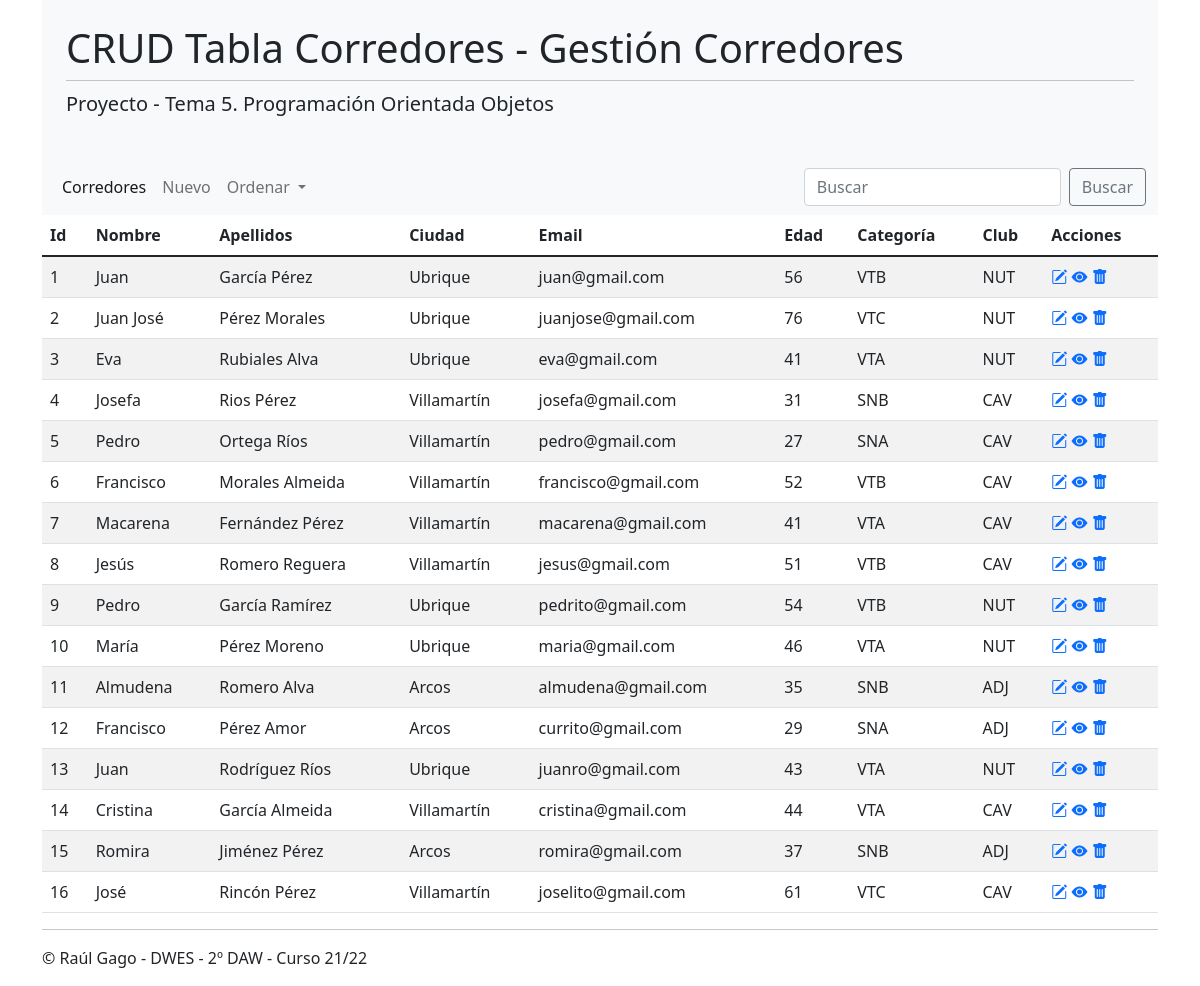
The page / on the database its author committed.
### tables this page shows
CREATE TABLE IF NOT EXISTS Corredores(
 id INT UNSIGNED AUTO_INCREMENT PRIMARY KEY,
 nombre VARCHAR(20),
 apellidos VARCHAR(45),
 ciudad VARCHAR(30),
 fechaNacimiento DATE NOT NULL,
 sexo ENUM(' ', 'H', 'M') DEFAULT ' ',
 email varchar(45) unique,
 dni char(9) unique,
 edad INT(2) UNSIGNED,
 id_categoria INT UNSIGNED,
 id_club INT UNSIGNED,
 FOREIGN KEY (id_categoria) REFERENCES Categorias (id)
 ON DELETE RESTRICT ON UPDATE CASCADE,
 FOREIGN KEY (id_club) REFERENCES Clubs (id)
 ON DELETE RESTRICT ON UPDATE CASCADE
);

CREATE TABLE IF NOT EXISTS Categorias(
 id INT UNSIGNED AUTO_INCREMENT PRIMARY KEY,
 nombrecorto CHAR(3) UNIQUE,
 nombre VARCHAR(20),
 descripcion VARCHAR(30)
);

CREATE TABLE IF NOT EXISTS Clubs(
 id INT UNSIGNED AUTO_INCREMENT PRIMARY KEY,
 nombreCorto CHAR(3) UNIQUE,
 nombre VARCHAR(30),
 ciudad VARCHAR(20),
 fecFundacion DATE,
 numSocios INT UNSIGNED
);

### index.php (called while the page is built, shortened)
<?php
    include('class/conexion.php');
    include('class/corredores.php');
    include('models/index.model.php');
    include('views/index.view.php');
?>

### class/corredores.php (called while the page is built, shortened)
<?php
	Class Corredores extends Conexion{
        public function getCorredores() {
                try {
                        $sql = "select
                                        corredores.id,
                                        corredores.nombre,
                                        corredores.apellidos,
                                        corredores.ciudad,
                                        corredores.fechaNacimiento,
                                        corredores.sexo,
                                        corredores.email,
                                        corredores.dni,
                                        corredores.edad,
                                        categorias.nombrecorto categoria,
                                        clubs.nombreCorto club
                                        FROM Corredores INNER JOIN Categorias ON Corredores.id_categoria = Categorias.id
                                                        INNER JOIN Clubs ON Corredores.id_club = Clubs.id
                                                        ORDER BY corredores.id";
                        $pdoSt = $this->conexion->prepare($sql);
                        $pdoSt->setFetchMode(PDO::FETCH_OBJ);
                        $pdoSt->execute();
                        return $pdoSt;
                } catch (PDOException $e) {
                        include('views/partials/errordb.php');
                        exit();
                }
        }
        public static function getCabecera() {
                $cabecera = [
                        "Id",
                        "Nombre",
                        "Apellidos",
                        "Ciudad",
                        "Email",
                        "Edad",
                        "Categoría",
                        "Club",
                        "Acciones"
                ];
                return $cabecera;
        }
}
?>

### class/conexion.php (called while the page is built, shortened)
<?php
    class Conexion {
        public function __construct() {
            try {
                $dsn = "mysql:host=". SERVER . ";dbname=". BD . ";charset=". CHARSET;
                $options=[
                    PDO::ATTR_ERRMODE => PDO:: ERRMODE_EXCEPTION,
                    PDO::ATTR_PERSISTENT =>  false,
                    PDO::ATTR_EMULATE_PREPARES =>  false,
                    PDO::MYSQL_ATTR_INIT_COMMAND => "SET NAMES ". CHARSET . " COLLATE ".COLLATE
                ];
                $this->conexion = new PDO($dsn, USER, PASS, $options);
            } catch (PDOException $e) {
                include('views/partials/errordb.php');
                exit();
            }
        }
    }
?>

### models/index.model.php (called while the page is built)
<?php
    $corredores = new Corredores();
    $arrayCorredores= $corredores->getCorredores();
?>

### views/index.view.php (the view, shortened to what this page needs)
<!doctype html>
<html lang="es">
  <head>
    <?php include "partials/head.php"?>
  </head>
  <body>
      <?php include "partials/cabecera.php"?>
      <div class="container">
        <?php include "partials/menu.php"?>
        <table class="table table-striped">
          <thead>
            <tr>
              <?php
                foreach (Corredores::getCabecera() as $columna):?>
                  <th><?=$columna?></th>
              <?php endforeach; ?>
            </tr>
          </thead>
          <tbody>
              <?php foreach ($arrayCorredores as $corredor): ?>
                <tr>
                  <td><?= $corredor->id ?></td>
                  <td><?= $corredor->nombre ?></td>
                  <td><?= $corredor->apellidos ?></td>
                  <td><?= $corredor->ciudad ?></td>
                  <td><?= $corredor->email ?></td>
                  <td><?= $corredor->edad ?></td>
                  <td><?= $corredor->categoria ?></td>
                  <td><?= $corredor->club ?></td>
                  <td>
                    <a href="editar.php?id=<?= $corredor->id ?>" title="Editar"><i class="bi bi-pencil-square"></i></a>
                    <a href="mostrar.php?id=<?= $corredor->id ?>" title="Mostrar"><i class="bi bi-eye-fill"></i></a>
                    <a href="delete.php?id=<?= $corredor->id ?>" title="Eliminar" onclick="return confirm('Confimar elimación del corredor')"><i class="bi bi-trash-fill"></i></a>
                  </td>
                </tr>
              <?php endforeach; ?>
          </tbody>
        </table>
        <?php include "partials/foot.php"?>
      </div>
      <?php include "partials/javascript.php"?>
  </body>
</html>

### views/partials/head.php (shortened to what this page needs)
<link href="https://cdn.jsdelivr.net/npm/bootstrap@5.1.1/dist/css/bootstrap.min.css" rel="stylesheet">

### views/partials/cabecera.php
<div class="container">
    <div class="p-4 bg-light">
        <h1 class="display-6">CRUD Tabla Corredores - Gestión Corredores</h1>
        <hr class="my-2">
        <p class="lead">Proyecto - Tema 5. Programación Orientada Objetos</p>
    </div>
</div>

### views/partials/menu.php (shortened to what this page needs)
<nav class="navbar navbar-expand-lg navbar-light bg-light">
  <div class="container-fluid">
    <div class="collapse navbar-collapse" id="navbarSupportedContent">
      <ul class="navbar-nav me-auto mb-2 mb-lg-0">
        <li class="nav-item">
          <a class="nav-link active" aria-current="page" href="index.php">Corredores</a>
        </li>
        <li class="nav-item">
          <a class="nav-link" href="nuevo.php">Nuevo</a>
        </li>
        <li class="nav-item dropdown">
          <a class="nav-link dropdown-toggle" href="#" id="navbarDropdown" role="button" data-bs-toggle="dropdown" aria-expanded="false">
            Ordenar
          </a>
        </li>
      </ul>
      <form class="d-flex" method="GET" action="buscar.php">
        <input class="form-control me-2" type="buscar" placeholder="Buscar" aria-label="Buscar" name="expresion">
        <button class="btn btn-outline-secondary" type="submit" >Buscar</button>
      </form>
    </div>
  </div>
</nav>

### views/partials/foot.php
<footer>
    <hr>
    <p>&copy; Raúl Gago - DWES - 2º DAW - Curso 21/22</p>
</footer>

### views/partials/javascript.php (shortened to what this page needs)
<link rel="stylesheet" href="https://cdn.jsdelivr.net/npm/bootstrap-icons@1.5.0/font/bootstrap-icons.css">

### rows shown on the page
corredores: id "1", nombre "Juan", apellidos "García Pérez", ciudad "Ubrique", email "juan@gmail.com", edad "56", id_categoria.nombrecorto "VTB", id_club.nombreCorto "NUT"
corredores: id "2", nombre "Juan José", apellidos "Pérez Morales", ciudad "Ubrique", email "juanjose@gmail.com", edad "76", id_categoria.nombrecorto "VTC", id_club.nombreCorto "NUT"
corredores: id "3", nombre "Eva", apellidos "Rubiales Alva", ciudad "Ubrique", email "eva@gmail.com", edad "41", id_categoria.nombrecorto "VTA", id_club.nombreCorto "NUT"
corredores: id "4", nombre "Josefa", apellidos "Rios Pérez", ciudad "Villamartín", email "josefa@gmail.com", edad "31", id_categoria.nombrecorto "SNB", id_club.nombreCorto "CAV"
corredores: id "5", nombre "Pedro", apellidos "Ortega Ríos", ciudad "Villamartín", email "pedro@gmail.com", edad "27", id_categoria.nombrecorto "SNA", id_club.nombreCorto "CAV"
corredores: id "6", nombre "Francisco", apellidos "Morales Almeida", ciudad "Villamartín", email "francisco@gmail.com", edad "52", id_categoria.nombrecorto "VTB", id_club.nombreCorto "CAV"
corredores: id "7", nombre "Macarena", apellidos "Fernández Pérez", ciudad "Villamartín", email "macarena@gmail.com", edad "41", id_categoria.nombrecorto "VTA", id_club.nombreCorto "CAV"
corredores: id "8", nombre "Jesús", apellidos "Romero Reguera", ciudad "Villamartín", email "jesus@gmail.com", edad "51", id_categoria.nombrecorto "VTB", id_club.nombreCorto "CAV"
corredores: id "9", nombre "Pedro", apellidos "García Ramírez", ciudad "Ubrique", email "pedrito@gmail.com", edad "54", id_categoria.nombrecorto "VTB", id_club.nombreCorto "NUT"
corredores: id "10", nombre "María", apellidos "Pérez Moreno", ciudad "Ubrique", email "maria@gmail.com", edad "46", id_categoria.nombrecorto "VTA", id_club.nombreCorto "NUT"
corredores: id "11", nombre "Almudena", apellidos "Romero Alva", ciudad "Arcos", email "almudena@gmail.com", edad "35", id_categoria.nombrecorto "SNB", id_club.nombreCorto "ADJ"
corredores: id "12", nombre "Francisco", apellidos "Pérez Amor", ciudad "Arcos", email "currito@gmail.com", edad "29", id_categoria.nombrecorto "SNA", id_club.nombreCorto "ADJ"
corredores: id "13", nombre "Juan", apellidos "Rodríguez Ríos", ciudad "Ubrique", email "juanro@gmail.com", edad "43", id_categoria.nombrecorto "VTA", id_club.nombreCorto "NUT"
corredores: id "14", nombre "Cristina", apellidos "García Almeida", ciudad "Villamartín", email "cristina@gmail.com", edad "44", id_categoria.nombrecorto "VTA", id_club.nombreCorto "CAV"
corredores: id "15", nombre "Romira", apellidos "Jiménez Pérez", ciudad "Arcos", email "romira@gmail.com", edad "37", id_categoria.nombrecorto "SNB", id_club.nombreCorto "ADJ"
corredores: id "16", nombre "José", apellidos "Rincón Pérez", ciudad "Villamartín", email "joselito@gmail.com", edad "61", id_categoria.nombrecorto "VTC", id_club.nombreCorto "CAV"

### other values the page prints
$columna "Id"
$columna "Nombre"
$columna "Apellidos"
$columna "Ciudad"
$columna "Email"
$columna "Edad"
$columna "Categoría"
$columna "Club"
$columna "Acciones"
